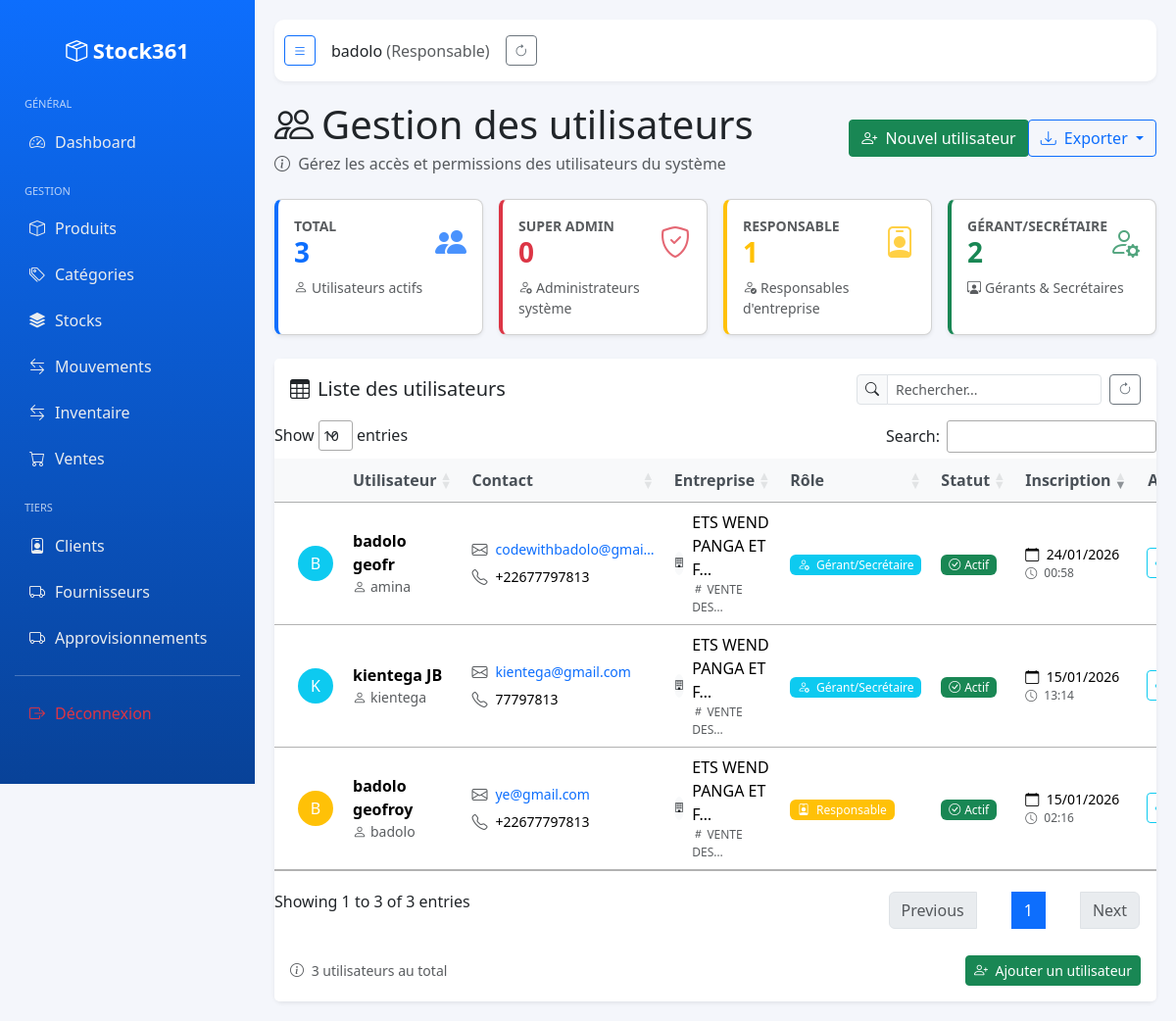
Before: /utilisateurs/ (signed in) with the older database file.
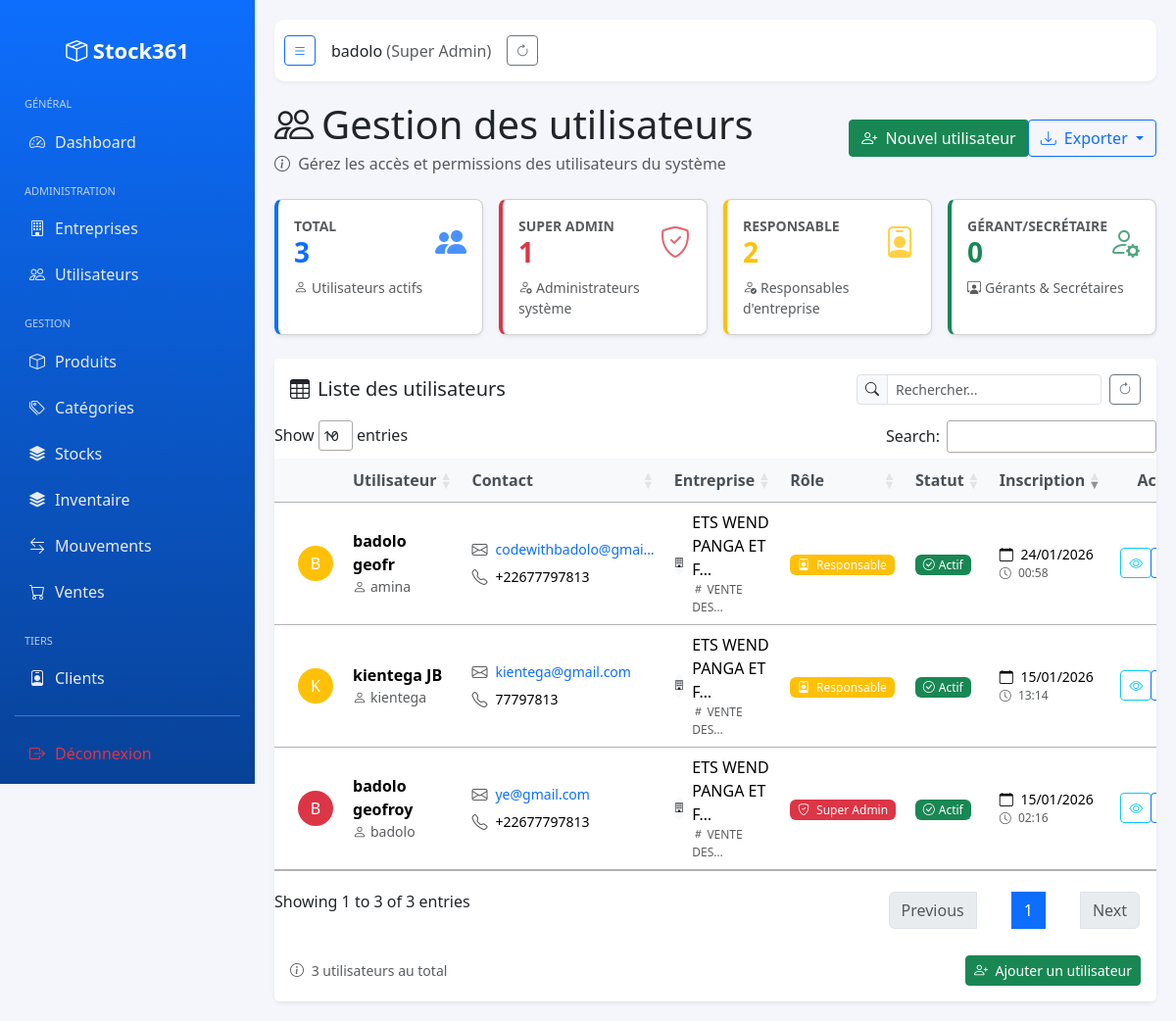
After: the same page with the newer database file.
### entreprise/models.py (models this page shows, shortened)
class Utilisateur(AbstractUser):
    class TypeUtilisateur(models.TextChoices):
        SUPER_ADMIN = 'super_admin', 'Super Admin'
        RESPONSABLE = 'responsable', 'Responsable'
        GERANT = 'gerant', 'Gérant/Secrétaire'
    entreprise = models.ForeignKey(
        Entreprise,
        on_delete=models.CASCADE,
        related_name='utilisateurs',
        blank=True,
        null=True
    )
    type_utilisateur = models.CharField(
        max_length=20,
        choices=TypeUtilisateur.choices,
        default=TypeUtilisateur.GERANT
    )
    est_actif = models.BooleanField(default=True)
    telephone = models.CharField(max_length=20, blank=True, null=True)
    adresse = models.CharField(max_length=255, blank=True, null=True)
    date_creation = models.DateTimeField(default=timezone.now)
    @property
    def est_super_admin(self):
        return self.type_utilisateur == self.TypeUtilisateur.SUPER_ADMIN
    @property
    def est_responsable(self):
        return self.type_utilisateur == self.TypeUtilisateur.RESPONSABLE
    def get_role_display(self):
        return self.get_type_utilisateur_display()
    @property
    def responsable(self):
        """
        Retourne le premier utilisateur de type 'responsable' ou None
        """
        return self.utilisateurs.filter(type_utilisateur='responsable').first()

class Entreprise(models.Model):
    nom = models.CharField(max_length=150)
    ifu = models.CharField(max_length=50, unique=True)
    contact = models.CharField(max_length=50, blank=True, null=True)
    logo = models.ImageField(upload_to='entreprises/logos/', blank=True, null=True)
    est_actif = models.BooleanField(default=True)
    date_creation = models.DateTimeField(default=timezone.now)

### entreprise/views.py (the view)
# urls.py: path('utilisateurs/', views.UtilisateurListView.as_view(), name='utilisateur_list'),
class UtilisateurListView(ResponsableRequiredMixin, ListView):
    model = Utilisateur
    template_name = 'entreprise/utilisateur_list.html'
    context_object_name = 'utilisateurs'
    def get_queryset(self):
        user = self.request.user
        if user.est_super_admin:
            return Utilisateur.objects.all()
        return Utilisateur.objects.filter(entreprise=user.entreprise)
    def get_context_data(self, **kwargs):
        context = super().get_context_data(**kwargs)
        utilisateurs = context['utilisateurs']
        context['total_utilisateurs'] = utilisateurs.count()
        context['total_super_admin'] = utilisateurs.filter(type_utilisateur='super_admin').count()
        context['total_responsable'] = utilisateurs.filter(type_utilisateur='responsable').count()
        context['total_gerant'] = utilisateurs.filter(type_utilisateur='gerant').count()
        return context

### entreprise/views.py (called while the page is built)
    def test_func(self):
        return self.request.user.is_authenticated and (
            self.request.user.est_super_admin or self.request.user.est_responsable
        )

### templates/entreprise/utilisateur_list.html (shortened to what the changed rows need)
{% extends 'base.html' %}
{% block content %}
<div class="d-flex justify-content-between align-items-center mb-4">
    <div>
        <h1 class="mb-1">
            <i class="bi bi-people me-2"></i>Gestion des utilisateurs
        </h1>
    </div>
</div>
<div class="row g-3 mb-4">
    <div class="col-md-6 col-xl-3">
        <div class="card border-left-danger shadow-sm h-100">
            <div class="card-body">
                <div class="d-flex align-items-center">
                    <div class="flex-grow-1">
                        <div class="text-muted small fw-semibold text-uppercase">Super Admin</div>
                        <div class="h3 mb-0 fw-bold text-danger">{{ total_super_admin }}</div>
                    </div>
                </div>
            </div>
        </div>
    </div>
    <div class="col-md-6 col-xl-3">
        <div class="card border-left-warning shadow-sm h-100">
            <div class="card-body">
                <div class="d-flex align-items-center">
                    <div class="flex-grow-1">
                        <div class="text-muted small fw-semibold text-uppercase">Responsable</div>
                        <div class="h3 mb-0 fw-bold text-warning">{{ total_responsable }}</div>
                    </div>
                </div>
            </div>
        </div>
    </div>
    <div class="col-md-6 col-xl-3">
        <div class="card border-left-success shadow-sm h-100">
            <div class="card-body">
                <div class="d-flex align-items-center">
                    <div class="flex-grow-1">
                        <div class="text-muted small fw-semibold text-uppercase">Gérant/Secrétaire</div>
                        <div class="h3 mb-0 fw-bold text-success">{{ total_gerant }}</div>
                    </div>
                </div>
            </div>
        </div>
    </div>
</div>
<div class="card shadow-sm border-0">
    <div class="card-body p-0">
        <div class="table-responsive">
            <table class="table table-hover align-middle mb-0" id="utilisateurTable">
                <thead class="table-light">
                    <tr>
                        <th class="ps-4" style="width: 50px;"></th>
                        <th>Utilisateur</th>
                        <th>Contact</th>
                        <th>Entreprise</th>
                        <th>Rôle</th>
                        <th>Statut</th>
                        <th>Inscription</th>
                        <th class="text-center">Actions</th>
                    </tr>
                </thead>
                <tbody>
                    {% for u in utilisateurs %}
                    <tr>
                        <td class="ps-4">
                            <div class="avatar-placeholder rounded-circle d-flex align-items-center justify-content-center
                                        {% if u.est_super_admin %}bg-danger text-white
                                        {% elif u.est_responsable %}bg-warning text-white
                                        {% else %}bg-info text-white{% endif %}"
                                 style="width:36px; height:36px;">
                                {{ u.get_full_name|first|upper }}
                            </div>
                        </td>
                        <td>
                            <div class="fw-bold">{{ u.get_full_name }}</div>
                            <div class="text-muted small">
                                <i class="bi bi-person me-1"></i>{{ u.username }}
                            </div>
                        </td>
                        <td>
                            {% if u.email %}
                                <div class="d-flex align-items-center mb-1">
                                    <i class="bi bi-envelope text-muted me-2"></i>
                                    <a href="mailto:{{ u.email }}" class="text-decoration-none small">
                                        {{ u.email|truncatechars:20 }}
                                    </a>
                                </div>
                            {% endif %}
                            {% if u.telephone %}
                                <div class="d-flex align-items-center">
                                    <i class="bi bi-telephone text-muted me-2"></i>
                                    <span class="small">{{ u.telephone }}</span>
                                </div>
                            {% endif %}
                        </td>
                        <td>
                            {% if u.entreprise %}
                                <div class="d-flex align-items-center">
                                    <div class="avatar-placeholder rounded-circle d-flex align-items-center justify-content-center bg-light text-dark me-2"
                                         style="width:24px; height:24px; font-size:10px;">
                                        <i class="bi bi-building"></i>
                                    </div>
                                    <div>
                                        <div class="fw-medium">{{ u.entreprise.nom|truncatechars:20 }}</div>
                                        <div class="text-muted extra-small">
                                            <i class="bi bi-hash"></i> {{ u.entreprise.ifu|truncatechars:10 }}
                                        </div>
                                    </div>
                                </div>
                            {% else %}
                                <span class="text-muted">
                                    <i class="bi bi-building-slash me-1"></i>Aucune
                                </span>
                            {% endif %}
                        </td>
                        <td>
                            <span class="badge
                                {% if u.est_super_admin %}bg-danger
                                {% elif u.est_responsable %}bg-warning
                                {% else %}bg-info{% endif %}">
                                <i class="bi
                                    {% if u.est_super_admin %}bi-shield-check
                                    {% elif u.est_responsable %}bi-person-badge
                                    {% else %}bi-person-gear{% endif %} me-1"></i>
                                {{ u.get_type_utilisateur_display }}
                            </span>
                        </td>
                        <td>
                            {% if u.est_actif %}
                                <span class="badge bg-success">
                                    <i class="bi bi-check-circle me-1"></i>Actif
                                </span>
                            {% else %}
                                <span class="badge bg-danger">
                                    <i class="bi bi-x-circle me-1"></i>Inactif
                                </span>
                            {% endif %}
                        </td>
                        <td>
                            <div class="small">
                                <i class="bi bi-calendar me-1"></i>
                                {{ u.date_creation|date:"d/m/Y" }}
                            </div>
                            <div class="extra-small text-muted">
                                <i class="bi bi-clock me-1"></i>
                                {{ u.date_creation|date:"H:i" }}
                            </div>
                        </td>
                        <td class="text-center">
                            <div class="btn-group btn-group-sm" role="group">
                                <a href="{% url 'utilisateur_detail' u.id %}"
                                   class="btn btn-outline-info"
                                   title="Détails"
                                   data-bs-toggle="tooltip">
                                    <i class="bi bi-eye"></i>
                                </a>
                                <a href="{% url 'utilisateur_update' u.id %}"
                                   class="btn btn-outline-primary"
                                   title="Modifier"
                                   data-bs-toggle="tooltip">
                                </a>
                            </div>
                        </td>
                    </tr>
                    {% endfor %}
                </tbody>
            </table>
        </div>
    </div>
</div>
<link rel="stylesheet" href="https://cdn.datatables.net/1.13.6/css/dataTables.bootstrap5.min.css">
<link rel="stylesheet" href="https://cdn.datatables.net/buttons/2.4.1/css/buttons.bootstrap5.min.css">
{% endblock %}

### templates/base.html (shortened to what the changed rows need)
<!DOCTYPE html>
<html lang="fr">
{% load static %}
<head>
    <link href="{% static 'vendor/bootstrap/css/bootstrap.min.css' %}" rel="stylesheet">
    <link href="{% static 'vendor/bootstrap-icons/font/bootstrap-icons.css' %}" rel="stylesheet">
    <link rel="stylesheet" href="{% static 'vendor/datatables/css/jquery.dataTables.min.css' %}">
    <link rel="stylesheet" href="{% static 'vendor/datatables/css/dataTables.bootstrap5.min.css' %}">
    <link rel="stylesheet" href="{% static 'vendor/datatables/css/buttons.bootstrap5.min.css' %}">
    <link rel="stylesheet" href="{% static 'vendor/datatables/css/select.bootstrap5.min.css' %}">
    <link rel="stylesheet" href="{% static 'vendor/datatables/css/responsive.bootstrap5.min.css' %}">
</head>
<body>
<div class="sidebar" id="sidebar">
    <div class="brand">
        <i class="bi bi-box-seam"></i> <span>Stock361</span>
    </div>
    {% if request.user.est_super_admin %}
        <div class="menu-title">Général</div>
        <a href="{% url 'dashboard' %}"><i class="bi bi-speedometer2"></i> <span>Dashboard</span></a>
        <div class="menu-title">Administration</div>
        <a href="{% url 'entreprise_list' %}"><i class="bi bi-building"></i> <span>Entreprises</span></a>
        <a href="{% url 'utilisateur_list' %}"><i class="bi bi-people"></i> <span>Utilisateurs</span></a>
        <div class="menu-title">Gestion</div>
        <a href="{% url 'produit:produit_list' %}"><i class="bi bi-box"></i> <span>Produits</span></a>
        <a href="{% url 'produit:categorie_list' %}">
            <i class="bi bi-tags"></i> <span>Catégories</span>
        </a>
        <a href="{% url 'stock_list' %}"><i class="bi bi-stack"></i> <span>Stocks</span></a>
        <a href="{% url 'inventaire_list' %}"><i class="bi bi-stack"></i> <span>Inventaire</span></a>
        <a href="{% url 'mouvement_list' %}"><i class="bi bi-arrow-left-right"></i> <span>Mouvements</span></a>
        <a href="{% url 'vente_list' %}"><i class="bi bi-cart"></i> <span>Ventes</span></a>
        <div class="menu-title">Tiers</div>
        <a href="{% url 'client_list' %}"><i class="bi bi-person-badge"></i> <span>Clients</span></a>
    {% elif request.user.est_responsable %}
        <div class="menu-title">Général</div>
        <a href="{% url 'dashboard' %}"><i class="bi bi-speedometer2"></i> <span>Dashboard</span></a>
        <div class="menu-title">Gestion</div>
        <a href="{% url 'produit:produit_list' %}"><i class="bi bi-box"></i> <span>Produits</span></a>
        <a href="{% url 'produit:categorie_list' %}">
            <i class="bi bi-tags"></i> <span>Catégories</span>
        </a>
        <a href="{% url 'stock_list' %}"><i class="bi bi-stack"></i> <span>Stocks</span></a>
        <a href="{% url 'mouvement_list' %}"><i class="bi bi-arrow-left-right"></i> <span>Mouvements</span></a>
        <a href="{% url 'inventaire_list' %}"><i class="bi bi-arrow-left-right"></i> <span>Inventaire</span></a>
        <a href="{% url 'vente_list' %}"><i class="bi bi-cart"></i> <span>Ventes</span></a>
        <div class="menu-title">Tiers</div>
        <a href="{% url 'client_list' %}"><i class="bi bi-person-badge"></i> <span>Clients</span></a>
        <a href="{% url 'fournisseur_list' %}"><i class="bi bi-truck"></i> <span>Fournisseurs</span></a>
        <a href="{% url 'approvisionnement_list' %}"><i class="bi bi-truck"></i> <span>Approvisionnements</span></a>
    {% endif %}
    <hr class="text-white">
    <a href="{% url 'logout' %}" class="text-danger"><i class="bi bi-box-arrow-right"></i> <span>Déconnexion</span></a>
</div>
<div class="main" id="main">
    <div class="topbar">
        <div class="d-flex align-items-center gap-3">
            <button class="btn btn-sm btn-outline-primary" id="toggleSidebar"><i class="bi bi-list"></i></button>
            <div class="user-info">
                {{ request.user.username }}
                <span class="text-muted">({{ request.user.get_role_display }})</span>
            </div>
            <button class="btn btn-sm btn-outline-secondary" id="refreshBtn" title="Actualiser">
                <i class="bi bi-arrow-clockwise"></i>
            </button>
        </div>
    </div>
    {% block content %}{% endblock %}
</div>
</body>
</html>

Changed rows visible on the page:
changed Utilisateur "badolo geofroy": user.role "Responsable" → "Super Admin"; type_utilisateur "Responsable" → "Super Admin"
changed Utilisateur "kientega JB": type_utilisateur "Gérant/Secrétaire" → "Responsable"
changed Utilisateur "badolo geofr": type_utilisateur "Gérant/Secrétaire" → "Responsable"
Other visible differences:
{{ total_super_admin }}: "0" → "1"
{{ total_responsable }}: "1" → "2"
{{ total_gerant }}: "2" → "0"
text no longer shown: "Fournisseurs Approvisionnements"
text now shown: "ADMINISTRATION Entreprises Utilisateurs"
